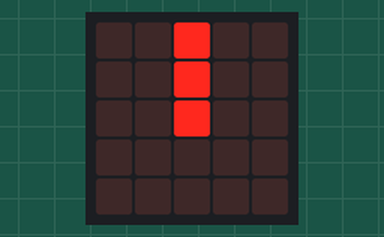
Bench run of a program on a simulated BBC micro:bit running MicroPython. On the bench: the board's 5×5 LED display.

Above: at 0.05 s.
At 0.75 s:
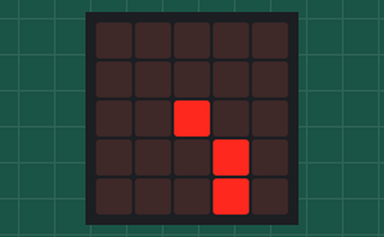
At 1.45 s:
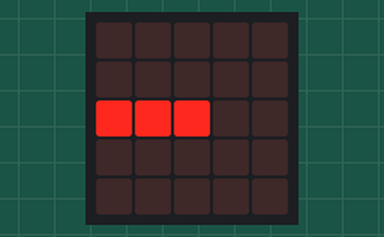

Measured:
- by itself, everything shown: repeats every 1.1 s, in 11 steps

The program:

clock-if-else.py
```python
from microbit import *

while True:
    for hour in range (12, 1, -1):
        if hour == 1:
            display.show(Image.CLOCK1)
        elif hour == 2:
            display.show(Image.CLOCK2)
        elif hour == 3:
            display.show(Image.CLOCK3)
        elif hour == 4:
            display.show(Image.CLOCK4)
        elif hour == 5:
            display.show(Image.CLOCK5)
        elif hour == 6:
            display.show(Image.CLOCK6)
        elif hour == 7:
            display.show(Image.CLOCK7)
        elif hour == 8:
            display.show(Image.CLOCK8)
        elif hour == 9:
            display.show(Image.CLOCK9)
        elif hour == 10:
            display.show(Image.CLOCK10)
        elif hour == 11:
            display.show(Image.CLOCK11)
        elif hour == 12:
            display.show(Image.CLOCK12)
        sleep(100)
```
